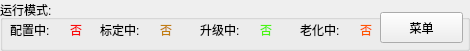
  <widget class="QGroupBox" name="runmodegroupBox">
   <property name="geometry">
    <rect>
     <x>5</x>
     <y>220</y>
     <width>470</width>
     <height>51</height>
    </rect>
   </property>
   <property name="title">
    <string>运行模式:</string>
   </property>
   <widget class="QLabel" name="configstate">
    <property name="geometry">
     <rect>
      <x>70</x>
      <y>20</y>
      <width>16</width>
      <height>20</height>
     </rect>
    </property>
    <property name="styleSheet">
     <string notr="true">color: rgb(249, 11, 11);
font: 36pt &quot;Ubuntu&quot;;</string>
    </property>
    <property name="text">
     <string>否</string>
    </property>
   </widget>
   <widget class="QLabel" name="calibrationstate">
    <property name="geometry">
     <rect>
      <x>160</x>
      <y>20</y>
      <width>16</width>
      <height>20</height>
     </rect>
    </property>
    <property name="styleSheet">
     <string notr="true">color: rgb(193, 125, 17);
font: 36pt &quot;Ubuntu&quot;;</string>
    </property>
    <property name="text">
     <string>否</string>
    </property>
   </widget>
   <widget class="QLabel" name="updatestate">
    <property name="geometry">
     <rect>
      <x>260</x>
      <y>20</y>
      <width>16</width>
      <height>20</height>
     </rect>
    </property>
    <property name="styleSheet">
     <string notr="true">color: rgb(74, 244, 17);
font: 36pt &quot;Ubuntu&quot;;</string>
    </property>
    <property name="text">
     <string>否</string>
    </property>
   </widget>
   <widget class="QLabel" name="configlabel">
    <property name="geometry">
     <rect>
      <x>10</x>
      <y>20</y>
      <width>50</width>
      <height>20</height>
     </rect>
    </property>
    <property name="text">
     <string>配置中:</string>
    </property>
   </widget>
   <widget class="QLabel" name="calibrationlabel">
    <property name="geometry">
     <rect>
      <x>100</x>
      <y>20</y>
      <width>50</width>
      <height>20</height>
     </rect>
    </property>
    <property name="text">
     <string>标定中:</string>
    </property>
   </widget>
   <widget class="QLabel" name="updatelabel">
    <property name="geometry">
     <rect>
      <x>200</x>
      <y>20</y>
      <width>50</width>
      <height>20</height>
     </rect>
    </property>
    <property name="text">
     <string>升级中:</string>
    </property>
   </widget>
   <widget class="QPushButton" name="return_Button">
    <property name="geometry">
     <rect>
      <x>380</x>
      <y>12</y>
      <width>83</width>
      <height>31</height>
     </rect>
    </property>
    <property name="text">
     <string>菜单</string>
    </property>
   </widget>
   <widget class="QLabel" name="ageinglabel">
    <property name="geometry">
     <rect>
      <x>300</x>
      <y>20</y>
      <width>50</width>
      <height>20</height>
     </rect>
    </property>
    <property name="text">
     <string>老化中:</string>
    </property>
   </widget>
   <widget class="QLabel" name="ageingstate">
    <property name="geometry">
     <rect>
      <x>360</x>
      <y>20</y>
      <width>16</width>
      <height>20</height>
     </rect>
    </property>
    <property name="styleSheet">
     <string notr="true">color: rgb(255, 85, 0);
font: 36pt &quot;Ubuntu&quot;;</string>
    </property>
    <property name="text">
     <string>否</string>
    </property>
   </widget>
  </widget>
